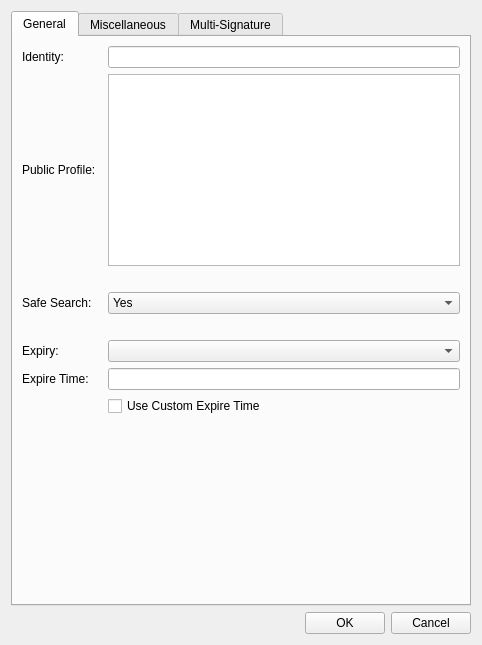
<?xml version="1.0" encoding="UTF-8"?>
<ui version="4.0">
 <class>EditIdentityDialog</class>
 <widget class="QWidget" name="EditIdentityDialog">
  <property name="geometry">
   <rect>
    <x>0</x>
    <y>0</y>
    <width>482</width>
    <height>645</height>
   </rect>
  </property>
  <property name="windowTitle">
   <string>Edit Identity</string>
  </property>
  <layout class="QVBoxLayout" name="verticalLayout_2">
   <item>
    <widget class="QTabWidget" name="EditIdentityDialogTab">
     <property name="currentIndex">
      <number>0</number>
     </property>
     <widget class="QWidget" name="tab_general">
      <attribute name="title">
       <string>General</string>
      </attribute>
      <layout class="QGridLayout" name="gridLayout" columnstretch="0,0">
       <property name="horizontalSpacing">
        <number>12</number>
       </property>
       <item row="0" column="0">
        <widget class="QLabel" name="label_2">
         <property name="text">
          <string>Identity:</string>
         </property>
         <property name="buddy">
          <cstring>identityEdit</cstring>
         </property>
        </widget>
       </item>
       <item row="0" column="1">
        <widget class="QValidatedLineEdit" name="identityEdit">
         <property name="toolTip">
          <string>The identity name.</string>
         </property>
        </widget>
       </item>
       <item row="1" column="0">
        <widget class="QLabel" name="label">
         <property name="text">
          <string>Public Profile:</string>
         </property>
        </widget>
       </item>
       <item row="1" column="1">
        <widget class="QPlainTextEdit" name="nameEdit">
         <property name="maximumSize">
          <size>
           <width>16777215</width>
           <height>16777215</height>
          </size>
         </property>
        </widget>
       </item>
       <item row="2" column="1">
        <widget class="QLabel" name="publicDisclaimer">
         <property name="text">
          <string/>
         </property>
         <property name="wordWrap">
          <bool>true</bool>
         </property>
        </widget>
       </item>
       <item row="3" column="1">
        <widget class="QComboBox" name="safeSearchEdit">
         <item>
          <property name="text">
           <string>Yes</string>
          </property>
         </item>
         <item>
          <property name="text">
           <string>No</string>
          </property>
         </item>
        </widget>
       </item>
       <item row="4" column="1">
        <widget class="QLabel" name="safeSearchDisclaimer">
         <property name="text">
          <string/>
         </property>
         <property name="wordWrap">
          <bool>true</bool>
         </property>
        </widget>
       </item>
       <item row="3" column="0">
        <widget class="QLabel" name="labelSafeSearch">
         <property name="text">
          <string>Safe Search:</string>
         </property>
        </widget>
       </item>
       <item row="5" column="0">
        <widget class="QLabel" name="label_3">
         <property name="text">
          <string>Expiry:</string>
         </property>
        </widget>
       </item>
       <item row="5" column="1">
        <widget class="QComboBox" name="expiryEdit"/>
       </item>
       <item row="6" column="0">
        <widget class="QLabel" name="label_9">
         <property name="text">
          <string>Expire Time:</string>
         </property>
        </widget>
       </item>
       <item row="6" column="1">
        <widget class="QLineEdit" name="expireTimeEdit"/>
       </item>
       <item row="7" column="1">
        <widget class="QCheckBox" name="customExpireBox">
         <property name="text">
          <string>Use Custom Expire Time</string>
         </property>
        </widget>
       </item>
       <item row="9" column="1">
        <spacer name="verticalSpacer">
         <property name="orientation">
          <enum>Qt::Vertical</enum>
         </property>
         <property name="sizeHint" stdset="0">
          <size>
           <width>20</width>
           <height>40</height>
          </size>
         </property>
        </spacer>
       </item>
       <item row="8" column="1">
        <widget class="QLabel" name="expiryDisclaimer">
         <property name="text">
          <string/>
         </property>
         <property name="wordWrap">
          <bool>true</bool>
         </property>
        </widget>
       </item>
      </layout>
     </widget>
     <widget class="QWidget" name="tab_advanced">
      <attribute name="title">
       <string>Miscellaneous</string>
      </attribute>
      <layout class="QFormLayout" name="formLayout_2">
       <property name="fieldGrowthPolicy">
        <enum>QFormLayout::AllNonFixedFieldsGrow</enum>
       </property>
       <item row="8" column="0">
        <widget class="QLabel" name="label_4">
         <property name="text">
          <string>Private Profile:</string>
         </property>
        </widget>
       </item>
       <item row="8" column="1">
        <widget class="QPlainTextEdit" name="privateEdit">
         <property name="maximumSize">
          <size>
           <width>16777215</width>
           <height>16777215</height>
          </size>
         </property>
        </widget>
       </item>
       <item row="9" column="1">
        <widget class="QLabel" name="privateDisclaimer">
         <property name="text">
          <string/>
         </property>
         <property name="wordWrap">
          <bool>true</bool>
         </property>
        </widget>
       </item>
       <item row="10" column="0">
        <widget class="QLabel" name="transferLabel">
         <property name="text">
          <string>Transfer To (Public Key):</string>
         </property>
         <property name="wordWrap">
          <bool>false</bool>
         </property>
        </widget>
       </item>
       <item row="10" column="1">
        <widget class="QLineEdit" name="transferEdit"/>
       </item>
       <item row="14" column="1">
        <spacer name="verticalSpacer_2">
         <property name="orientation">
          <enum>Qt::Vertical</enum>
         </property>
         <property name="sizeHint" stdset="0">
          <size>
           <width>20</width>
           <height>40</height>
          </size>
         </property>
        </spacer>
       </item>
       <item row="12" column="1">
        <widget class="QComboBox" name="acceptCertTransfersEdit">
         <item>
          <property name="text">
           <string>Yes</string>
          </property>
         </item>
         <item>
          <property name="text">
           <string>No</string>
          </property>
         </item>
        </widget>
       </item>
       <item row="12" column="0">
        <widget class="QLabel" name="label_7">
         <property name="text">
          <string>Accept Certificate Transfers:</string>
         </property>
        </widget>
       </item>
       <item row="11" column="1">
        <widget class="QLabel" name="transferDisclaimer">
         <property name="text">
          <string/>
         </property>
         <property name="wordWrap">
          <bool>true</bool>
         </property>
        </widget>
       </item>
       <item row="13" column="1">
        <widget class="QLabel" name="acceptCertTransfersDisclaimer">
         <property name="text">
          <string/>
         </property>
         <property name="wordWrap">
          <bool>true</bool>
         </property>
        </widget>
       </item>
       <item row="2" column="0">
        <widget class="QLabel" name="label_8">
         <property name="text">
          <string>Password:</string>
         </property>
        </widget>
       </item>
       <item row="2" column="1">
        <widget class="QLineEdit" name="passwordEdit"/>
       </item>
       <item row="3" column="1">
        <widget class="QLabel" name="passwordDisclaimer">
         <property name="text">
          <string/>
         </property>
         <property name="wordWrap">
          <bool>true</bool>
         </property>
        </widget>
       </item>
       <item row="6" column="0">
        <widget class="QLabel" name="label_10">
         <property name="text">
          <string>Identity Rate Peg:</string>
         </property>
        </widget>
       </item>
       <item row="6" column="1">
        <widget class="QLineEdit" name="identityPegEdit"/>
       </item>
       <item row="7" column="1">
        <widget class="QLabel" name="identityPegDisclaimer">
         <property name="text">
          <string/>
         </property>
         <property name="wordWrap">
          <bool>true</bool>
         </property>
        </widget>
       </item>
      </layout>
     </widget>
     <widget class="QWidget" name="tab_multisig">
      <attribute name="title">
       <string>Multi-Signature</string>
      </attribute>
      <layout class="QVBoxLayout" name="verticalLayout">
       <item>
        <widget class="QLabel" name="multisigTitle">
         <property name="text">
          <string/>
         </property>
         <property name="wordWrap">
          <bool>true</bool>
         </property>
        </widget>
       </item>
       <item>
        <layout class="QFormLayout" name="formLayout">
         <property name="fieldGrowthPolicy">
          <enum>QFormLayout::AllNonFixedFieldsGrow</enum>
         </property>
         <item row="1" column="0">
          <widget class="QLabel" name="label_5">
           <property name="text">
            <string>Number of Required Signatures: </string>
           </property>
          </widget>
         </item>
         <item row="1" column="1">
          <widget class="QLineEdit" name="reqSigsEdit"/>
         </item>
         <item row="2" column="0" colspan="2">
          <layout class="QVBoxLayout" name="verticalLayout_3">
           <item>
            <widget class="QLabel" name="reqsigsDisclaimer">
             <property name="text">
              <string/>
             </property>
             <property name="wordWrap">
              <bool>true</bool>
             </property>
            </widget>
           </item>
          </layout>
         </item>
        </layout>
       </item>
       <item>
        <widget class="QLabel" name="multisigDisclaimer">
         <property name="text">
          <string/>
         </property>
         <property name="wordWrap">
          <bool>true</bool>
         </property>
        </widget>
       </item>
       <item>
        <widget class="QListWidget" name="multisigList"/>
       </item>
       <item>
        <layout class="QGridLayout" name="gridLayout">
         <property name="sizeConstraint">
          <enum>QLayout::SetDefaultConstraint</enum>
         </property>
         <item row="0" column="0">
          <widget class="QPushButton" name="addButton">
           <property name="text">
            <string>Add</string>
           </property>
          </widget>
         </item>
         <item row="0" column="1">
          <widget class="QPushButton" name="deleteButton">
           <property name="text">
            <string>Delete</string>
           </property>
          </widget>
         </item>
        </layout>
       </item>
      </layout>
     </widget>
    </widget>
   </item>
   <item>
    <layout class="QHBoxLayout" name="horizontalLayout">
     <item>
      <spacer name="horizontalSpacer">
       <property name="orientation">
        <enum>Qt::Horizontal</enum>
       </property>
       <property name="sizeHint" stdset="0">
        <size>
         <width>40</width>
         <height>20</height>
        </size>
       </property>
      </spacer>
     </item>
     <item>
      <widget class="QPushButton" name="okButton">
       <property name="text">
        <string>OK</string>
       </property>
      </widget>
     </item>
     <item>
      <widget class="QPushButton" name="cancelButton">
       <property name="text">
        <string>Cancel</string>
       </property>
      </widget>
     </item>
    </layout>
   </item>
  </layout>
 </widget>
 <customwidgets>
  <customwidget>
   <class>QValidatedLineEdit</class>
   <extends>QLineEdit</extends>
   <header>qvalidatedlineedit.h</header>
  </customwidget>
 </customwidgets>
 <resources>
  <include location="../dynamic.qrc"/>
 </resources>
 <connections/>
</ui>
